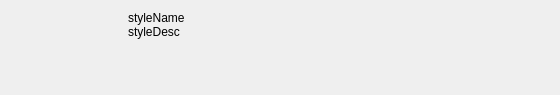
<ui version="4.0" >
 <class>StyleItemWidget</class>
 <widget class="QWidget" name="StyleItemWidget" >
  <property name="geometry" >
   <rect>
    <x>0</x>
    <y>0</y>
    <width>560</width>
    <height>95</height>
   </rect>
  </property>
  <property name="minimumSize" >
   <size>
    <width>0</width>
    <height>90</height>
   </size>
  </property>
  <property name="windowTitle" >
   <string>Form</string>
  </property>
  <layout class="QGridLayout" name="gridLayout" >
   <item row="0" column="0" >
    <widget class="QLabel" name="stylePreview" >
     <property name="minimumSize" >
      <size>
       <width>111</width>
       <height>90</height>
      </size>
     </property>
     <property name="maximumSize" >
      <size>
       <width>111</width>
       <height>90</height>
      </size>
     </property>
     <property name="text" >
      <string/>
     </property>
     <property name="pixmap" >
      <pixmap>../../../../../../../../Pictures/hede.jpg</pixmap>
     </property>
     <property name="scaledContents" >
      <bool>true</bool>
     </property>
    </widget>
   </item>
   <item row="0" column="1" >
    <layout class="QVBoxLayout" name="verticalLayout" >
     <property name="spacing" >
      <number>0</number>
     </property>
     <property name="sizeConstraint" >
      <enum>QLayout::SetNoConstraint</enum>
     </property>
     <property name="topMargin" >
      <number>0</number>
     </property>
     <item>
      <widget class="QLabel" name="styleName" >
       <property name="text" >
        <string>styleName</string>
       </property>
      </widget>
     </item>
     <item>
      <widget class="QLabel" name="styleDesc" >
       <property name="styleSheet" >
        <string notr="true" />
       </property>
       <property name="text" >
        <string>styleDesc</string>
       </property>
      </widget>
     </item>
     <item>
      <spacer name="verticalSpacer" >
       <property name="orientation" >
        <enum>Qt::Vertical</enum>
       </property>
       <property name="sizeHint" stdset="0" >
        <size>
         <width>20</width>
         <height>40</height>
        </size>
       </property>
      </spacer>
     </item>
    </layout>
   </item>
   <item row="0" column="2" >
    <spacer name="horizontalSpacer" >
     <property name="orientation" >
      <enum>Qt::Horizontal</enum>
     </property>
     <property name="sizeHint" stdset="0" >
      <size>
       <width>313</width>
       <height>20</height>
      </size>
     </property>
    </spacer>
   </item>
  </layout>
 </widget>
 <resources/>
 <connections/>
</ui>
